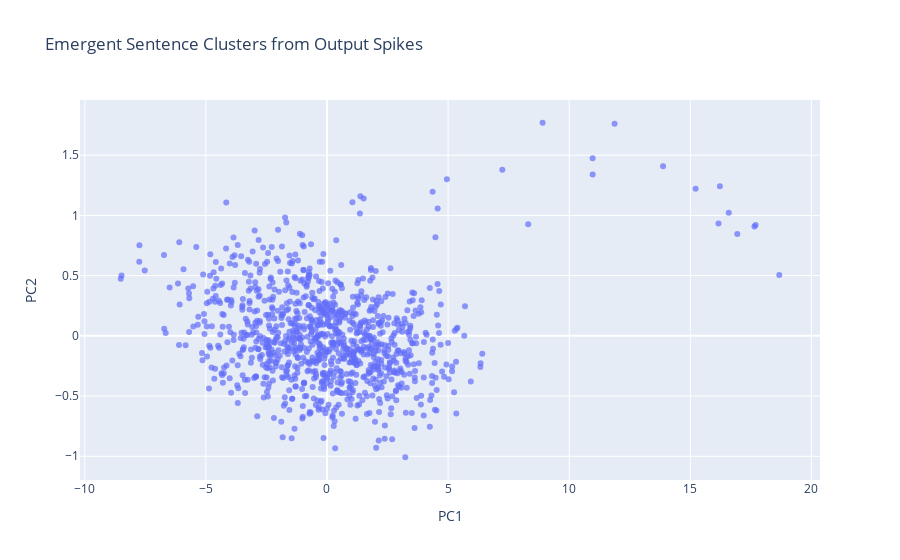

The notebook cell this image was saved under:
### Code cell
# Recombine words for display
sentence_text = [' '.join(s) for s in used_sentences]

# Project with PCA
scaler = StandardScaler()
X_scaled = scaler.fit_transform(output_vectors)
X_pca = PCA(n_components=2).fit_transform(X_scaled)

df = pd.DataFrame({
    'PC1': X_pca[:, 0],
    'PC2': X_pca[:, 1],
    'Sentence': sentence_text
})

fig = px.scatter(
    df, x='PC1', y='PC2', hover_name='Sentence',
    title='Emergent Sentence Clusters from Output Spikes',
    opacity=0.7
)
fig.show()

### Figure 1 — Plotly figure (JSON) as saved in the notebook; plotly's stock layout.template omitted (floating-point values rounded to 4 significant figures; data arrays with more than 128 entries replaced by an {"elided": "..."} marker saying what was removed)
{"data": [{"hovertemplate": "<b>%{hovertext}</b><br><br>PC1=%{x}<br>PC2=%{y}<extra></extra>", "hovertext": {"elided": "1000 str values"}, "legendgroup": "", "marker": {"color": "#636efa", "opacity": 0.7, "symbol": "circle"}, "mode": "markers", "name": "", "orientation": "v", "showlegend": false, "type": "scatter", "x": {"elided": "1000 float values"}, "xaxis": "x", "y": {"elided": "1000 float values"}, "yaxis": "y"}], "layout": {"legend": {"tracegroupgap": 0}, "title": {"text": "Emergent Sentence Clusters from Output Spikes"}, "xaxis": {"anchor": "y", "domain": [0, 1], "title": {"text": "PC1"}}, "yaxis": {"anchor": "x", "domain": [0, 1], "title": {"text": "PC2"}}}}
